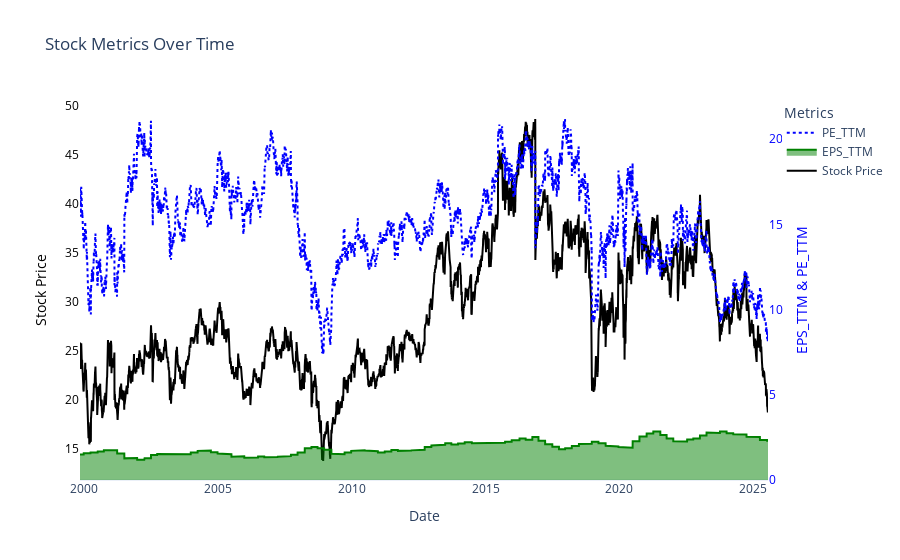

The notebook cell saved with this chart:
### Code cell
import plotly.graph_objects as go


# Create the figure
fig = go.Figure()

# Add stock_price on primary y-axis (left)
fig.add_trace(go.Scatter(
    x=stock_consolidate_df.index,
    y=stock_consolidate_df["stock_price"],
    mode='lines',
    line=dict(color='black'),
    name='Stock Price',
    yaxis="y1"
))

# Add EPS_TTM on secondary y-axis (right)
fig.add_trace(go.Scatter(
    x=stock_consolidate_df.index,
    y=stock_consolidate_df["EPS_TTM"],
    mode='lines',
    fill='tonexty',  # Shadow effect
    line=dict(color='green'),
    name='EPS_TTM',
    yaxis="y2"
))

# Add PE_TTM on secondary y-axis (right)
fig.add_trace(go.Scatter(
    x=stock_consolidate_df.index,
    y=stock_consolidate_df["PE_TTM"],
    mode='lines',
    line=dict(color='blue', dash='dot'),
    name='PE_TTM',
    yaxis="y2"
))

# Update layout to remove grid and configure dual y-axes
fig.update_layout(
    title="Stock Metrics Over Time",
    xaxis=dict(title="Date", showgrid=False),
    yaxis=dict(
        title="Stock Price",
        showgrid=False,
        titlefont=dict(color="black"),
        tickfont=dict(color="black")
    ),
    yaxis2=dict(
        title="EPS_TTM & PE_TTM",
        overlaying="y",  # Overlay with y1
        side="right",
        showgrid=False,
        titlefont=dict(color="blue"),
        tickfont=dict(color="blue")
    ),
    legend_title="Metrics",
    template="plotly_white",
    plot_bgcolor='white'  # Background color
)

# Show the plot
fig.show()

### Figure 1 — Plotly figure (JSON) as saved in the notebook; plotly's stock layout.template omitted (floating-point values rounded to 4 significant figures; data arrays with more than 128 entries replaced by an {"elided": "..."} marker saying what was removed)
{"data": [{"line": {"color": "black"}, "mode": "lines", "name": "Stock Price", "type": "scatter", "x": {"elided": "6470 str values"}, "y": {"elided": "6470 float values"}, "yaxis": "y"}, {"fill": "tonexty", "line": {"color": "green"}, "mode": "lines", "name": "EPS_TTM", "type": "scatter", "x": {"elided": "6470 str values"}, "y": {"elided": "6470 float values"}, "yaxis": "y2"}, {"line": {"color": "blue", "dash": "dot"}, "mode": "lines", "name": "PE_TTM", "type": "scatter", "x": {"elided": "6470 str values"}, "y": {"elided": "6470 float values"}, "yaxis": "y2"}], "layout": {"legend": {"title": {"text": "Metrics"}}, "plot_bgcolor": "white", "title": {"text": "Stock Metrics Over Time"}, "xaxis": {"showgrid": false, "title": {"text": "Date"}}, "yaxis": {"showgrid": false, "tickfont": {"color": "black"}, "title": {"font": {"color": "black"}, "text": "Stock Price"}}, "yaxis2": {"overlaying": "y", "showgrid": false, "side": "right", "tickfont": {"color": "blue"}, "title": {"font": {"color": "blue"}, "text": "EPS_TTM & PE_TTM"}}}}
